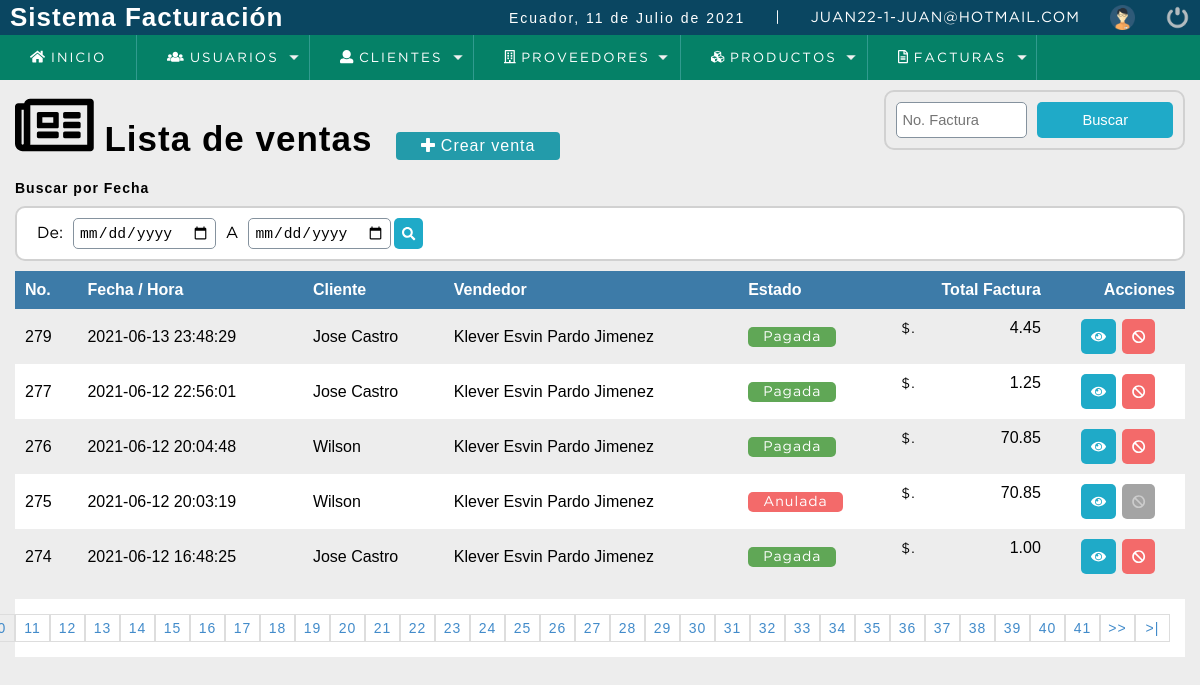
Page /sistema/ventas.php (signed in) on the committed database.
### tables this page shows
CREATE TABLE `factura` (
  `nofactura` bigint(11) NOT NULL,
  `fecha` datetime NOT NULL DEFAULT current_timestamp(),
  `usuario` int(11) DEFAULT NULL,
  `codcliente` int(11) DEFAULT NULL,
  `totalfactura` decimal(10,2) DEFAULT NULL,
  `estatus` int(11) NOT NULL DEFAULT 1,
  `id_tipoF` int(11) DEFAULT NULL
);

CREATE TABLE `cliente` (
  `idcliente` int(11) NOT NULL,
  `nit` int(11) DEFAULT NULL,
  `idtipo` int(11) NOT NULL,
  `nombre` varchar(80) DEFAULT NULL,
  `telefono` int(11) DEFAULT NULL,
  `direccion` text DEFAULT NULL,
  `estatus` int(11) NOT NULL DEFAULT 1,
  `date_add` datetime NOT NULL DEFAULT current_timestamp(),
  `usuario_id` int(11) NOT NULL
);

CREATE TABLE `usuario` (
  `idusuario` int(11) NOT NULL,
  `nombre` varchar(50) DEFAULT NULL,
  `correo` varchar(100) DEFAULT NULL,
  `usuario` varchar(15) DEFAULT NULL,
  `clave` varchar(100) DEFAULT NULL,
  `rol` int(11) DEFAULT NULL,
  `estatus` int(11) NOT NULL DEFAULT 1
);

### sistema/ventas.php (the view, shortened to what this page needs)
<!DOCTYPE html>
<html lang="en">
    <head>
        <?PHP
        include "../sistema/recursos/scripts.php";
        ?>
    </head>
    <body>
        <?PHP
        include "../sistema/recursos/header.php";
        ?>
        <section id="container">
            <h1> <i class="far fa-newspaper fa-2x"></i> Lista de ventas</h1>
            <a href="../sistema/nueva_venta.php" class="btn_new"> <i class="fas fa-plus"></i> Crear venta</a>
            <form action="buscar_venta.php" method="GET" class="form_search">
                <input type="text" name="busqueda" id ="busqueda" placeholder="No. Factura">
                <input type="submit" value="Buscar" class="btn_search">
            </form>
            <div>
                <h5>Buscar por Fecha</h5>
                <form action="buscar_venta.php" method="GET" class="form_search_date">
                    <label>De: </label>
                    <input type="date" name="fecha_de" id="fecha_de" required>
                    <label>A</label>
                    <input type="date" name="fecha_a" id="fecha_a" required>
                    <button type="submit" class="btn_view"><i class="fas fa-search"></i></button>
                </form>
            </div>
            <table>
                <tr>
                    <th>No.</th>
                    <th>Fecha / Hora</th>
                    <th>Cliente</th>
                    <th>Vendedor</th>
                    <th>Estado</th>
                    <th class="textright">Total Factura</th>
                    <th class="textright">Acciones</th>
                </tr>
                <?PHP
                $sql_registe = mysqli_query($conexion,"SELECT count(*) as total_registro FROM factura WHERE estatus != 10");
                $result_register = mysqli_fetch_array($sql_registe);
                $total_registro = $result_register['total_registro'];
                $por_pagina = 5;
                if(empty($_GET['pagina'])){
                    $pagina = 1;
                }else{
                    $pagina=$_GET['pagina'];
                }
                $desde = ($pagina-1)* $por_pagina;
                $total_paginas = ceil($total_registro / $por_pagina);
                $query = mysqli_query($conexion, "SELECT f.nofactura, f.fecha, f.totalfactura,f.codcliente,f.estatus,"
                        . "                       u.nombre as vendedor,"
                        . "                       cl.nombre as cliente"
                        . "                       FROM factura f"
                        . "                       INNER JOIN usuario u"
                        . "                       ON f.usuario = u.idusuario"
                        . "                       INNER JOIN cliente cl"
                        . "                       ON f.codcliente = cl.idcliente"
                        . "                       WHERE f.estatus != 10"
                        . "                       ORDER BY f.fecha DESC LIMIT $desde,$por_pagina");
                $result = mysqli_num_rows($query);
                if ($result > 0) {
                    while ($data = mysqli_fetch_array($query)) {
                       if($data["estatus"]==1){
                           $estado = '<span class="pagada"> Pagada </span>';
                       }else{
                           $estado = '<span class="anulada"> Anulada</span>';
                       }
                        ?>
                         <tr id="row_<?PHP echo $data["nofactura"];?>">
                            <td><?PHP echo $data["nofactura"];?></td>
                            <td><?PHP echo $data["fecha"];?></td>
                            <td><?PHP echo $data["cliente"];?> </td>
                            <td><?PHP echo $data["vendedor"];?></td>
                            <td class="estado"><?PHP echo $estado;?></td>
                            <td class="textright totalfactura"><span>$.</span><?PHP echo $data["totalfactura"];?></td>
                            <td>
                                <div class="div_acciones">
                                    <div>
                                        <button class="btn_view view_factura" type="button" cl="<?PHP echo $data["codcliente"];?>" f ="<?PHP echo $data['nofactura'];?>"><i class="fas fa-eye"></i></button>
                                    </div>
                                <?PHP
                                    if($_SESSION['rol'] ==1 || $_SESSION['rol'] == 2){
                                        if($data["estatus"] == 1){
                                ?>
                                <div class="div_factura">
                                    <button class="btn_anular anular_factura" fac="<?PHP echo $data["nofactura"];?>" > <i class="fas fa-ban"></i></button>
                                </div>
                                        <?PHP }else{ ?>
                                            <div class="div_factura">
                                                <button type="button" class="btn_anular inactive"> <i class="fas fa-ban"></i></button>
                                            </div>
                                        <?PHP   }
                                    }?>
                                    </div>
                            </td>
                        </tr>
                  <?PHP
                        }
                }
                ?>
                    </table>
            <div class="paginador">
                <ul>
                    <?PHP
                        for ($i = 1; $i <= $total_paginas; $i++) {
                        if($i == $pagina){
                              echo '<li class= "pageSelected">'.$i.'</a></li>';
                        }else{
                            echo '<li><a href="?pagina='.$i.'">'.$i.'</a></li>';
                        }
                        }
                        if($pagina!= $total_paginas){
                     ?>
                    <li><a href="?pagina=<?PHP echo $pagina +1; ?>">>></a></li>
                    <li><a href="?pagina=<?PHP echo $total_paginas; ?>">>|</a></li>
                        <?PHP } ?>
                </ul>
            </div>
            </section>
    </body>
</html>

### sistema/css/style.css (style rules this page uses)
* { margin: 0; padding: 0; box-sizing: border-box; }
body { background: #ededed; }
h1, h2, h3, h4, h5, h6 { font-family: 'arial'; font-weight: bold; letter-spacing: 1px; }
h1 { font-size: 26px; }
h5 { font-size: 14px; }
a { text-decoration: none; font-family: arial; letter-spacing: 1px; }
span { font-family: 'GothamBook'; letter-spacing: 1px; font-size: 14px; line-height: 20px; }
#container { padding: 90px 15px 15px; }
form { background: #FFF; margin: auto; padding: 20px 50px; border: 2px solid #d1d1d1; }
label { display: block; font-size: 12pt; font-family: 'GothamBook'; margin: 15px auto 5px auto; }
input,select { display: block; width: 100%; font-size: 11pt; padding: 5px; border: 1px solid #85929e; border-radius: 5px; }
#container h1 { font-size: 35px; display: inline-block; }
.btn_new { display: inline-block; background: #239baa; color: #FFF; padding: 5px 25px; border-radius: 4px; margin: 20px; }
table { border-collapse: collapse; font-size: 12pt; font-family: 'arial'; width: 100%; }
table th { text-align: left; padding: 10px; background: #3d7ba8; color: #FFF; }
table tr:nth-child(odd) { background: #FFF; }
table td { padding: 10px; }
.paginador ul { padding: 15px; list-style: none; background: #FFF; margin-top: 15px; display: -webkit-flex; display: -moz-flex; display: -ms-flex; display: -o-flex; display: flex; justify-content: flex-end; }
.paginador a, .pageSelected { color: #428bca; border: 1px solid #ddd; padding: 5px; display: inline-block; font-size: 14px; text-align: center; width: 35px; }
.textright { text-align: right; }
.btn_anular { background-color: #f36a6a; border: 0; border-radius: 5px; cursor: pointer; padding: 10px; margin: 0 3px; color: #FFF; }
.form_search_date { padding: 10px; display: flex; justify-content: flex-start; align-items: center; border-radius: 10px; margin: 10px auto; }
.form_search_date label { margin: 0 10px; }
.form_search_date input { width: auto; }
.form_search_date .btn_view { padding: 8px; }
.btn_view { background-color: #1faac8; border: 0; border-radius: 5px; cursor: pointer; padding: 10px; margin: 0 3px; color: #FFF; }
.div_acciones { display: -webkit-flex; display: -moz-flex; display: -ms-flex; display: -o-flex; display: flex; justify-content: center; }
.totalfactura { display: -webkit-flex; display: -moz-flex; display: -ms-flex; display: -o-flex; display: flex; justify-content: space-between; }
.pagada, .anulada { color: #FFF; background: #60a756; text-align: center; border-radius: 5px; padding: 4px 15px; }
.anulada { background: #f36a6a; }
.inactive { background-color: #A4A4A4; color: #CCC; cursor: default; }

### sistema/css/style2.css (style rules this page uses)
.form_search { display: -webkit-flex; display: -moz-flex; display: -ms-flex; display: -o-flex; display: flex; float: right; background: initial; padding: 10px; border-radius: 10px; }
.form_search .btn_search { background: #1faac8; color: #FFF; padding: 10px; border: 0; cursor: pointer; margin-left: 10px; display: -webkit-flex; display: -moz-flex; display: -ms-flex; display: -o-flex; display: flex; border-radius: 5px; }

### rows in the picture
factura: nofactura "279", fecha "2021-06-13 23:48:29", codcliente.nombre "Jose Castro", usuario.nombre "Klever Esvin Pardo Jimenez", estatus "Pagada", totalfactura "4.45"
factura: nofactura "277", fecha "2021-06-12 22:56:01", codcliente.nombre "Jose Castro", usuario.nombre "Klever Esvin Pardo Jimenez", estatus "Pagada", totalfactura "1.25"
factura: nofactura "276", fecha "2021-06-12 20:04:48", codcliente.nombre "Wilson", usuario.nombre "Klever Esvin Pardo Jimenez", estatus "Pagada", totalfactura "70.85"
factura: nofactura "275", fecha "2021-06-12 20:03:19", codcliente.nombre "Wilson", usuario.nombre "Klever Esvin Pardo Jimenez", estatus "Anulada", totalfactura "70.85"
factura: nofactura "274", fecha "2021-06-12 16:48:25", codcliente.nombre "Jose Castro", usuario.nombre "Klever Esvin Pardo Jimenez", estatus "Pagada", totalfactura "1.00"

### other values in the picture
fechaC() "11 de Julio de 2021"
$_SESSION['user'] "JUAN22"
$_SESSION['rol'] "1"
$_SESSION['email'] "JUAN@HOTMAIL.COM"
